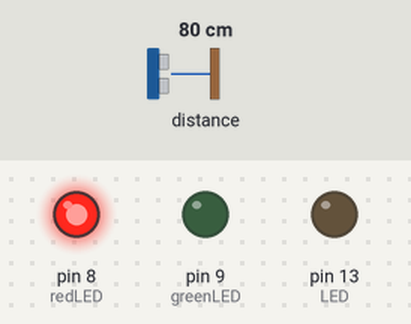
Bench run of a sketch on a simulated Arduino Uno, built with avr-gcc and run on an emulated ATmega328P. Parts: output pins drawn as LEDs (lit = HIGH). Inputs (shaded band) come from the test bench; at power-on: distance to the obstacle 80 cm. What the sketch prints to the serial monitor is not drawn.

Above: at 0.1 s.
At 5.4 s:
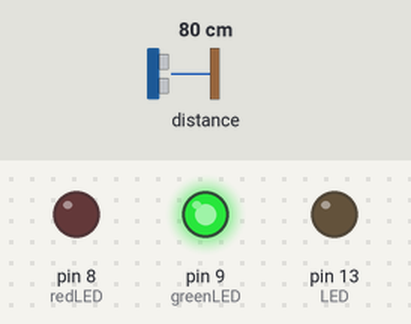
Timing chart, 0 to 6.9 s (numbered marks = the images above):
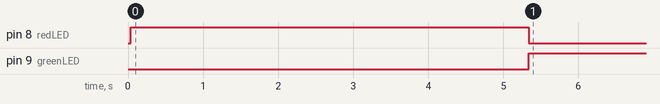

Measured:
- by itself, pin 8 (redLED): LOW → HIGH at 0.03 s, → LOW 5.3 s later
- by itself, pin 9 (greenLED): LOW → HIGH at 5.3 s

The sketch:

VL53L0X_Rep_Counter.ino
```cpp
#include <Wire.h>
#include <VL53L0X.h>

VL53L0X sensor;

#define LONG_RANGE

// Uncomment ONE of these two lines to get
// - higher speed at the cost of lower accuracy OR
// - higher accuracy at the cost of lower speed

//#define HIGH_SPEED
//#define HIGH_ACCURACY

int greenLED = 9;
int redLED = 8;
int LED = 13;
int countDown = 0;
int calibratedDistance = 0;
int distanceInInch = 0;
int countDownCheck = 0;
int reps = 0;

// The calibration pad acts as a buffer to the reading after intial distance is saved
// change this value depending on your applcation
int calibrationPad = 2;

void setup()
{
  //faster than average baud to help the serial monitor keep up with the program
  Serial.begin(115200);
  Wire.begin();
  pinMode(greenLED, OUTPUT);
  pinMode(redLED, OUTPUT);
  pinMode(LED, OUTPUT);
  digitalWrite(LED, LOW);

  sensor.init();
  sensor.setTimeout(500);

#if defined LONG_RANGE
  // lower the return signal rate limit (default is 0.25 MCPS)
  sensor.setSignalRateLimit(0.1);
  // increase laser pulse periods (defaults are 14 and 10 PCLKs)
  sensor.setVcselPulsePeriod(VL53L0X::VcselPeriodPreRange, 18);
  sensor.setVcselPulsePeriod(VL53L0X::VcselPeriodFinalRange, 14);
#endif

#if defined HIGH_SPEED
  // reduce timing budget to 20 ms (default is about 33 ms)
  sensor.setMeasurementTimingBudget(20000);
#elif defined HIGH_ACCURACY
  // increase timing budget to 200 ms
  sensor.setMeasurementTimingBudget(200000);
#endif
}


void calibrate_distance (){

if (countDown < 10) {
    countDown ++;
    digitalWrite(greenLED, LOW);
    digitalWrite(redLED, HIGH);
    Serial.print("CountDown: ");
    Serial.print(countDown);
    Serial.print(" Distance in Inches: ");
    Serial.println(distanceInInch);
    delay(500);
    }

if (countDown == 10){
    calibratedDistance = distanceInInch;
    countDown ++;
    digitalWrite(greenLED, HIGH);
    digitalWrite(redLED, LOW);
    countDownCheck = 1;
 }

}

void loop() {

distanceInInch = sensor.readRangeSingleMillimeters() / 24.5;

if (calibratedDistance == 0) {calibrate_distance();}

if (countDownCheck == 1) {

if ((distanceInInch < (calibratedDistance - calibrationPad))) {reps ++;}

    Serial.print("Distance in Inches: ");
    Serial.print(distanceInInch);
    Serial.print(" Calibrated Distance: ");
    Serial.print(calibratedDistance);
    Serial.print(" Reps: ");
    Serial.println(reps);

  if (sensor.timeoutOccurred()) { Serial.println(" TIMEOUT");

  Serial.print(" ** ");
    Serial.print(" Calibrated Distance: ");
    Serial.print(calibratedDistance);
    Serial.print(" Reps: ");
    Serial.println(reps);

  }

}

}
```
